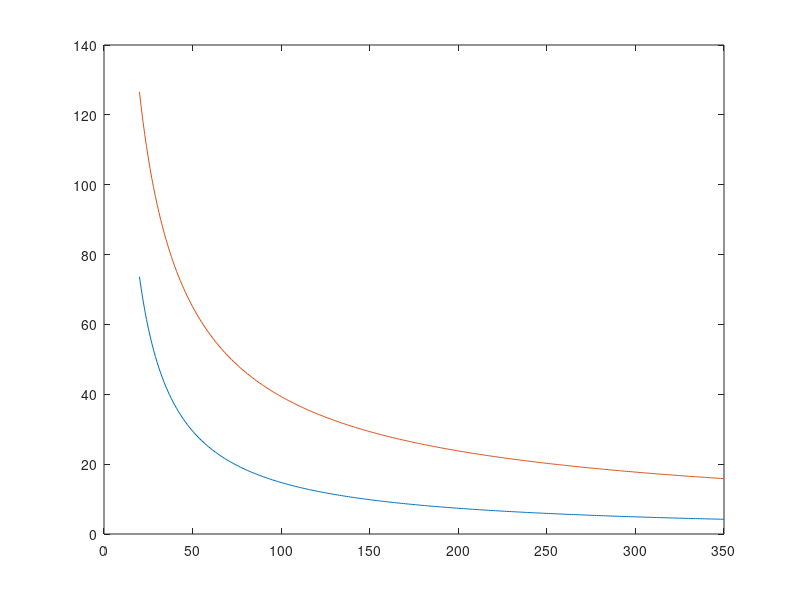

MATLAB code to generate this figure:
rpm = 20:1:350;
N = rpm ./ 60;
D = 0.864;
rho = 1000;
u = 8.94e-4;
Po = 0.32;
T = 1.524;

m = ((T/D)^2)*5.4./((Po^(1/3)).*N);
%m = m./60;

%times = (rpm.^(-1.786)).*414416;
times = (rpm.^(-0.726)).*1114.2;

plot(rpm,m,rpm,times)